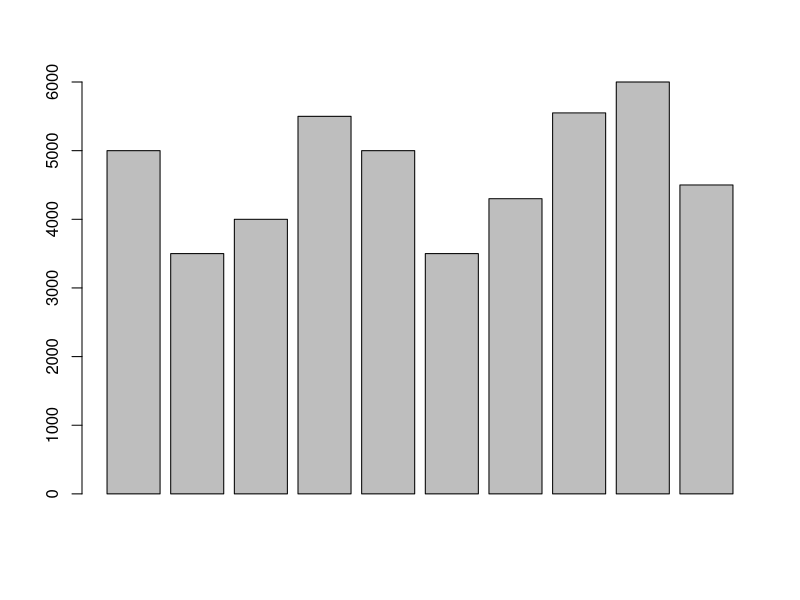
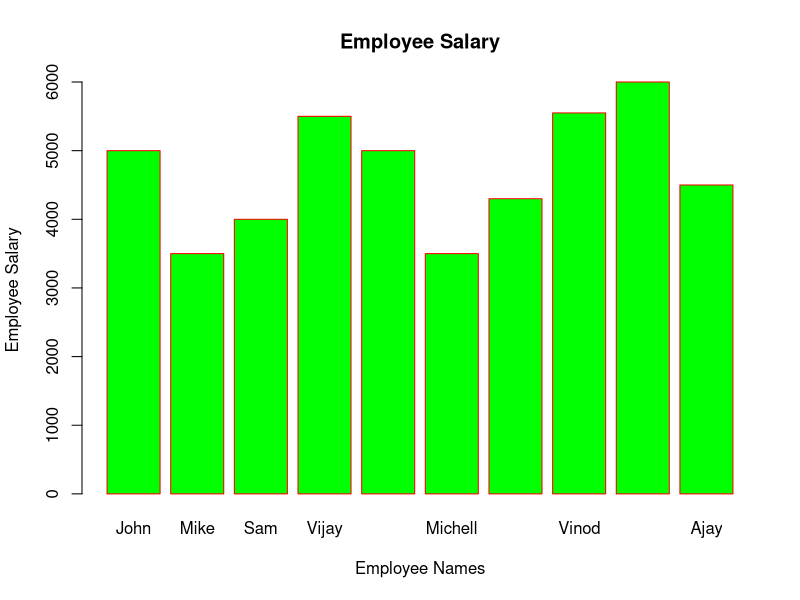
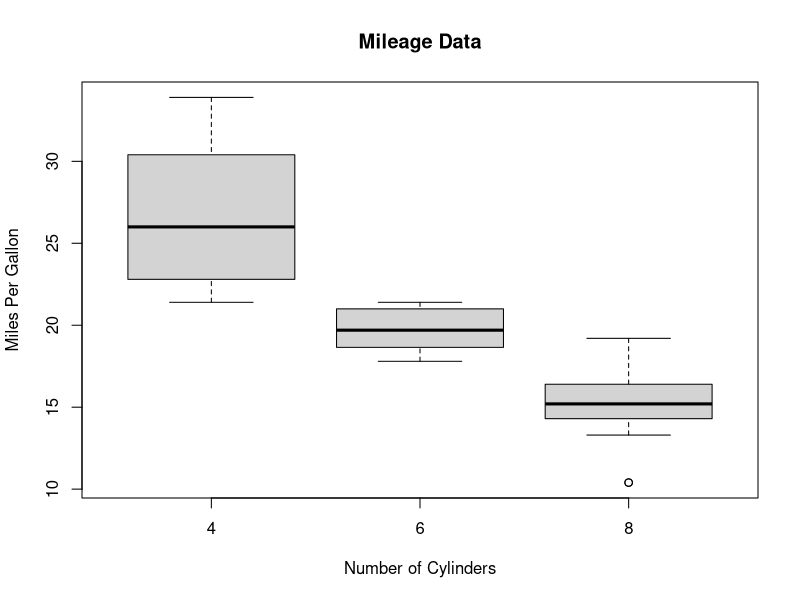
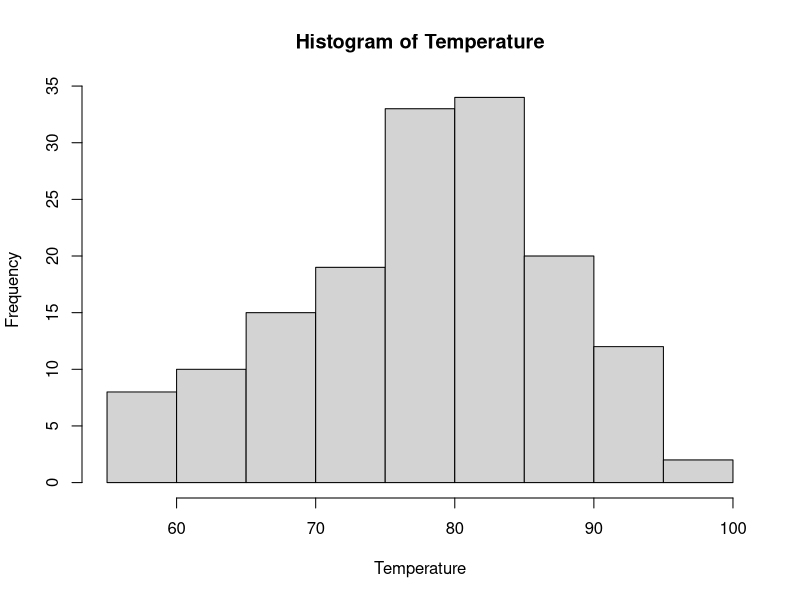
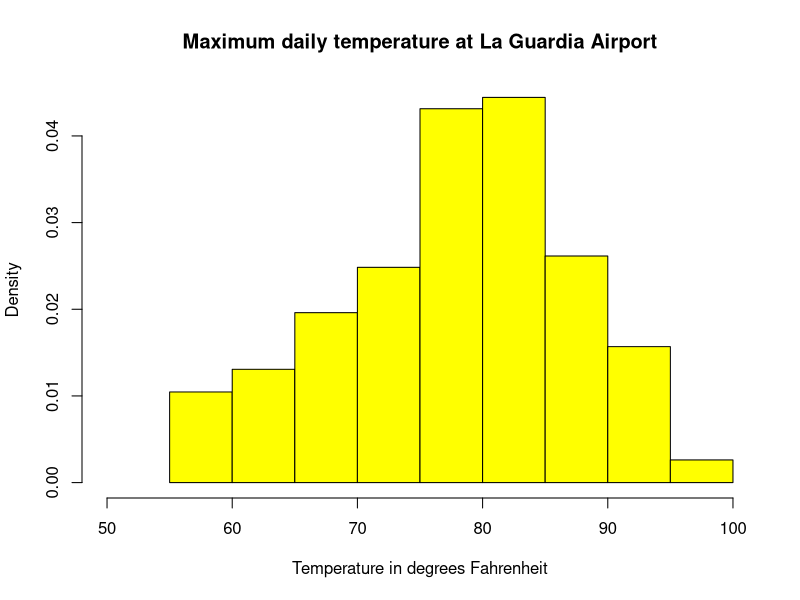
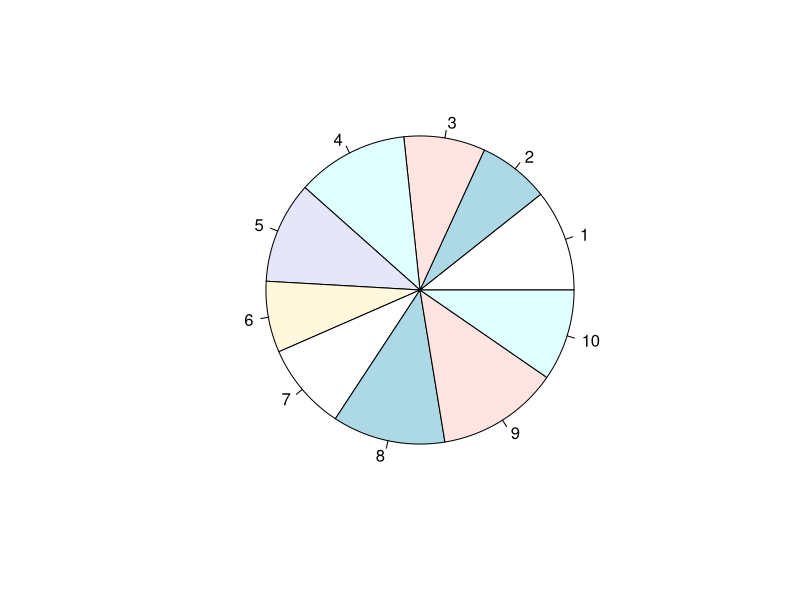
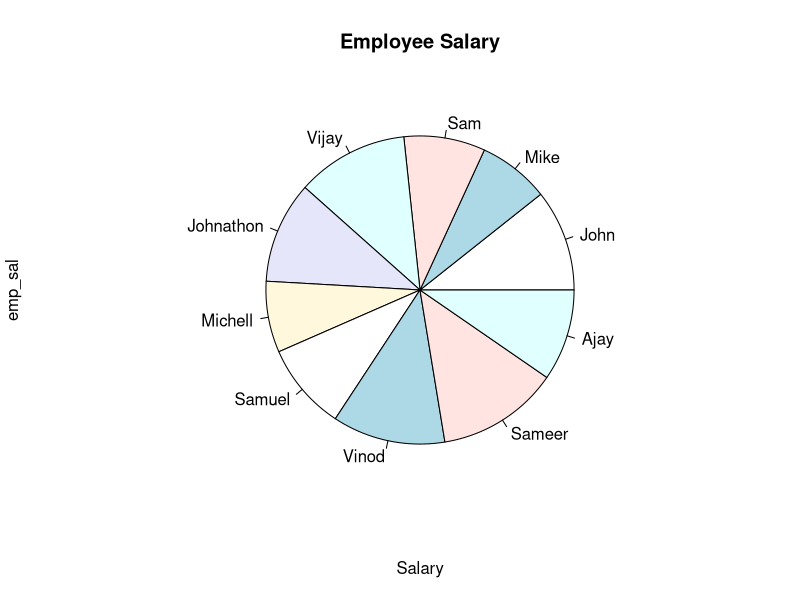
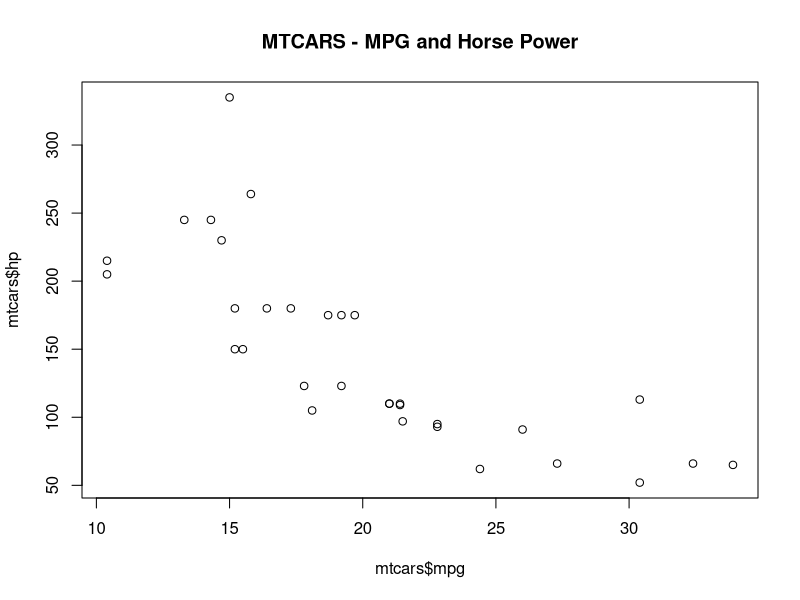

Source code (R) for these figures, in order:
# Welcome to the R Programming - Part 8 Session. 
# Agenda
# Plotting Graphs in Base R, without installing any packages. 
# plots - Boxplot, BarPlot, Histogram, Pie and Scatterplot. 
# We can use R package libraries such as ggplot2, Lattice, highcharter, sunburst 
# and many other packages. 


# create data frame in R.
Employee_ID=c(1001, 1002, 1003, 1004, 1005, 1006, 1007, 1008, 1009, 1010) # vector1 named as Employee_ID
Name =c("John", "Mike","Sam","Vijay","Johnathon", "Michell","Samuel","Vinod","Sameer","Ajay") # vector2 named as Name
Dept =c("HR", "Admin","HR", "Admin","HR", "Admin","HR", "Admin","HR", "Admin") # vector3 named as Dept
Salary <- c(5000, 3500, 4000, 5500,5000, 3500, 4300, 5550, 6000, 4500) # vector4 named as Salary

df_Employee =data.frame(Employee_ID,Name,Dept,Salary)
df_Employee

# Bar PLot
x <- df_Employee$Salary
barplot(x)

#Bar Plot for Employee Salary. 
emp_name <- df_Employee$Name
emp_sal <- df_Employee$Salary
barplot(emp_sal,names.arg=emp_name,xlab="Employee Names",ylab="Employee Salary",col="green",
        main="Employee Salary",border="red")

#Box PLot: 
data <- mtcars[,c('mpg','cyl')]
print(head(data))

boxplot(mpg ~ cyl, data = mtcars, xlab = "Number of Cylinders",
        ylab = "Miles Per Gallon", main = "Mileage Data")

#Histogram: 
Temperature <- airquality$Temp
hist(Temperature)

# histogram with added parameters
hist(Temperature,
     main="Maximum daily temperature at La Guardia Airport",
     xlab="Temperature in degrees Fahrenheit",
     xlim=c(50,100),
     col="yellow",
     freq=FALSE
)


# PIE: 
x <- df_Employee$Salary
pie(x)

pie(x,labels=emp_name,xlab="Salary",
        ylab="emp_sal",main="Employee Salary")

# Scatterplot: 
mtcars
plot(mtcars$mpg,mtcars$hp, main="MTCARS - MPG and Horse Power")

